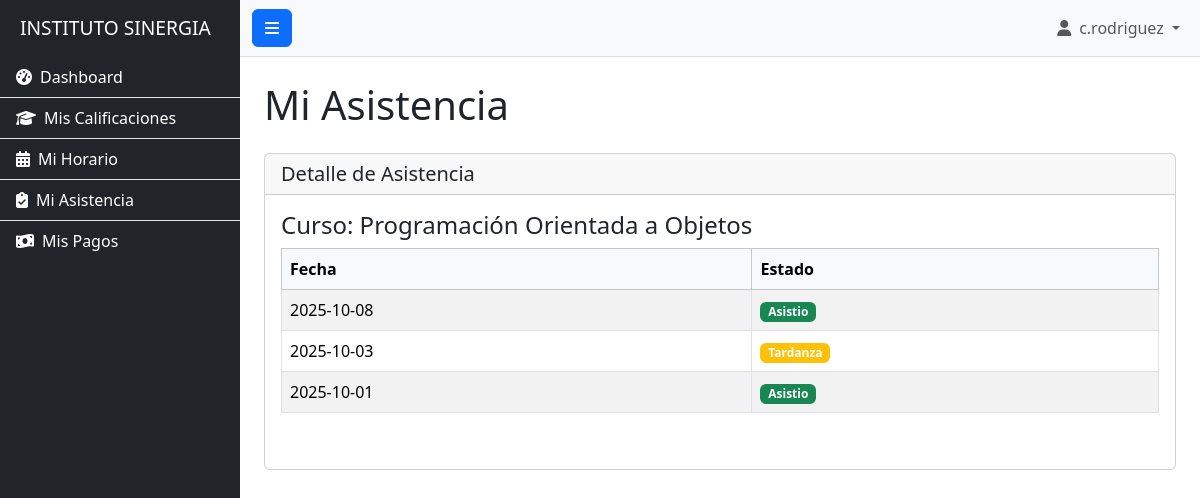
Page /vistas/estudiante/mi_asistencia.php (signed in) on the committed database.
### tables this page shows
CREATE TABLE `asistencia` (
  `id` INT NOT NULL AUTO_INCREMENT,
  `id_estudiante` INT NOT NULL,
  `id_curso` INT NOT NULL,
  `fecha` DATE NOT NULL,
  `estado` ENUM('asistio','falto','tardanza') NOT NULL DEFAULT 'asistio',
  `registrado_por` INT DEFAULT NULL,
  PRIMARY KEY (`id`),
  KEY `idx_asistencia_estudiante` (`id_estudiante`),
  KEY `idx_asistencia_curso` (`id_curso`),
  CONSTRAINT `fk_asistencia_estudiante` FOREIGN KEY (`id_estudiante`) REFERENCES `estudiantes` (`id`) ON UPDATE CASCADE ON DELETE CASCADE,
  CONSTRAINT `fk_asistencia_curso` FOREIGN KEY (`id_curso`) REFERENCES `cursos` (`id`) ON UPDATE CASCADE ON DELETE CASCADE,
  CONSTRAINT `fk_asistencia_registrado_por` FOREIGN KEY (`registrado_por`) REFERENCES `users` (`id`) ON UPDATE CASCADE ON DELETE SET NULL
);

### vistas/estudiante/mi_asistencia.php (the view, shortened to what this page needs)
<?php
require_once 'layout/header.php';
require_once '../../config/conexion.php';
$id_user_estudiante = $_SESSION['user_id'];
$stmt_estudiante_id = $conexion->prepare("SELECT id FROM estudiantes WHERE id_user = ?");
$stmt_estudiante_id->bind_param("i", $id_user_estudiante);
$stmt_estudiante_id->execute();
$resultado_estudiante_id = $stmt_estudiante_id->get_result();
$estudiante_data = $resultado_estudiante_id->fetch_assoc();
$id_estudiante = $estudiante_data['id'] ?? 0;
$asistencia_por_curso = [];
if ($id_estudiante > 0) {
    $query_asistencia = "SELECT
                            c.nombre_curso,
                            a.fecha,
                            a.estado
                         FROM asistencia a
                         JOIN cursos c ON a.id_curso = c.id
                         WHERE a.id_estudiante = ?
                         ORDER BY c.nombre_curso, a.fecha DESC";
    $stmt_asistencia = $conexion->prepare($query_asistencia);
    $stmt_asistencia->bind_param("i", $id_estudiante);
    $stmt_asistencia->execute();
    $resultado_asistencia = $stmt_asistencia->get_result();
    while ($asistencia = $resultado_asistencia->fetch_assoc()) {
        $asistencia_por_curso[$asistencia['nombre_curso']][] = $asistencia;
    }
}
?>
<h1 class="mb-4">Mi Asistencia</h1>
<div class="card">
    <div class="card-header">
        <h5 class="mb-0">Detalle de Asistencia</h5>
    </div>
    <div class="card-body">
        <?php if (empty($asistencia_por_curso)): ?>
            <p class="text-center">No tienes registros de asistencia aún.</p>
        <?php else: ?>
            <?php foreach ($asistencia_por_curso as $nombre_curso => $registros): ?>
                <div class="mb-4">
                    <h4>Curso: <?php echo htmlspecialchars($nombre_curso); ?></h4>
                    <div class="table-responsive">
                        <table class="table table-striped table-bordered table-hover">
                            <thead class="table-light">
                                <tr>
                                    <th>Fecha</th>
                                    <th>Estado</th>
                                </tr>
                            </thead>
                            <tbody>
                                <?php foreach ($registros as $registro): ?>
                                    <tr>
                                        <td><?php echo htmlspecialchars($registro['fecha']); ?></td>
                                        <td>
                                            <span class="badge bg-<?php
                                                if ($registro['estado'] == 'asistio') echo 'success';
                                                else if ($registro['estado'] == 'falto') echo 'danger';
                                                else if ($registro['estado'] == 'tardanza') echo 'warning';
                                                else echo 'secondary';
                                            ?>">
                                                <?php echo ucfirst($registro['estado']); ?>
                                            </span>
                                        </td>
                                    </tr>
                                <?php endforeach; ?>
                            </tbody>
                        </table>
                    </div>
                </div>
            <?php endforeach; ?>
        <?php endif; ?>
    </div>
</div>
<?php
require_once 'layout/footer.php';
?>

### assets/css/estilos.css (style rules this page uses)
body { overflow-x: hidden; }

### rows in the picture
asistencia: fecha "2025-10-08", estado "Asistio"
asistencia: fecha "2025-10-03", estado "Tardanza"
asistencia: fecha "2025-10-01", estado "Asistio"

### other values in the picture
$_SESSION['username'] "c.rodriguez"
$nombre_curso "Programación Orientada a Objetos"
